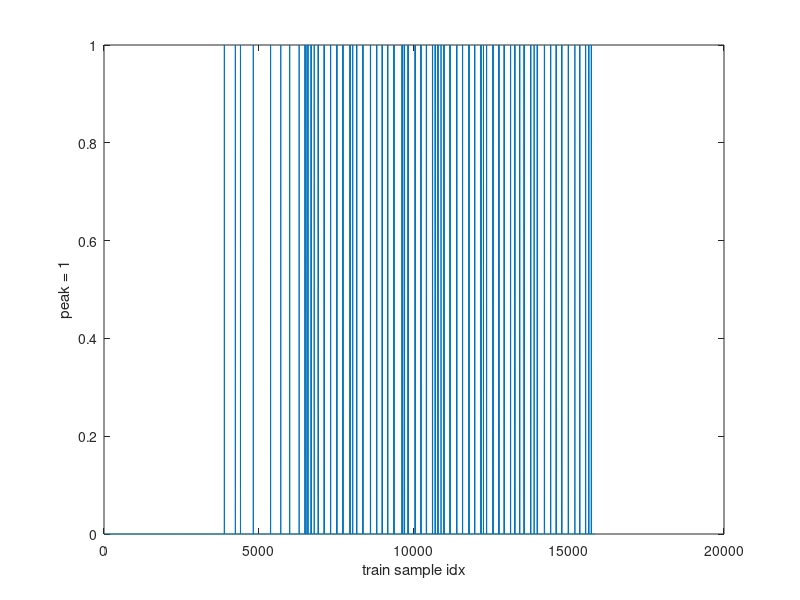

Here is the MATLAB script that generated this plot: (Note: this script raises an error after producing the figure.)
%% examine the where comes the peak and analysis the character of peak
clc
clear
load('data2/data_time.mat');
num_cell = size(time_train,2);
trial_train_num = [];
for i = 1:num_cell
    trial = time_train(i);
    trial = cell2mat(trial);
    num_spl = size(trial,1);
    if num_spl == 0
        continue
    end
    num_inst = num_spl - 5;
    trial_train_num = [trial_train_num num_inst];
end

%calculate the number trial cell changes
trial_num_changes = [];
count = 0;
trial_num_changes = [trial_num_changes count];
for i = 1:size(trial_train_num, 2)
    count = count + trial_train_num(i);
    trial_num_changes = [trial_num_changes count];
end
trial_num_changes = trial_num_changes';
% disp(trial_num_changes);

% get peak position of train_id_x1b1
load('error_id_train_x1b1.mat');
position = []
for i = 1:size(error_id_train,1)
    found = 0;
    flag = zeros(1,9);
    for j = 1:9
        if abs(error_id_train(i,j)) > 0.1
            flag(j) = 1;
            found = 1;
        end
    end
    if found == 1
        position = [position; [i flag]];
    end
end

% plot spread
peak_pos = zeros(1,size(trainX, 1));
for i = 1:size(position,1)
    peak_pos(position(i,1)) = 1;
end
figure
plot(1:size(trainX,1),peak_pos);
xlabel('train sample idx');
ylabel('peak = 1');

% get mini diff between pos and trial change
diffs = [];
for i = 1:size(position,1)
    diffs = [diffs find_close(position(i), trial_num_changes)];
end

figure
plot(diffs)
xlabel('peak idx');
ylabel('mini distance to trial change')

% calculate the peak times in terms of dimensions
count_pos = zeros(1,9);
for i = 1:size(position,1)
    count_pos = count_pos + position(i,2:10)
end
figure
plot(count_pos);
xlabel('x dimension')
ylabel('peak times')

function minimum = find_close(pos, trial_num_changes)
    minimum = 100000000;
    for i = 1:size(trial_num_changes,1)
        diff = abs(pos - trial_num_changes(i))
        if diff < minimum
            minimum = diff
        end
    end
end
